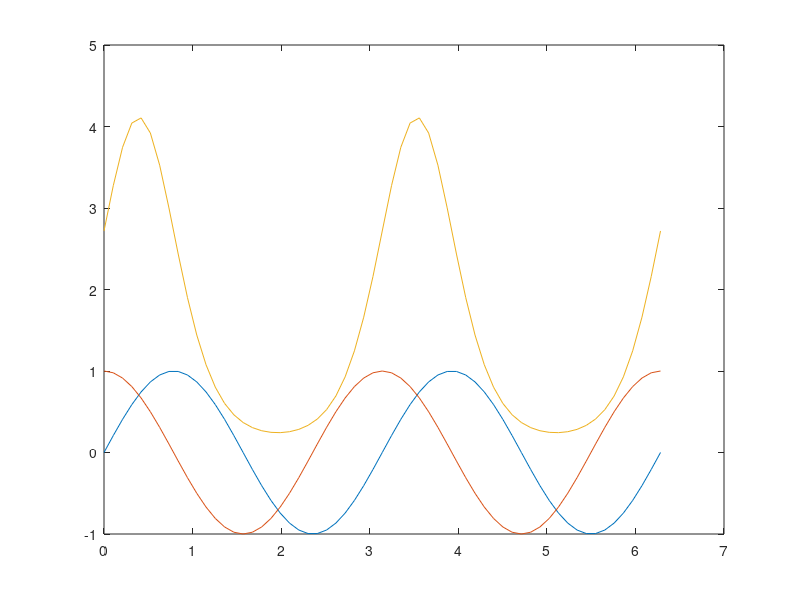

The MATLAB source for this figure: (Note: this script raises an error after producing the figure.)
%% plot_ex14.m - Plot Handle.
% Part 1. Plot figure and get a handle: HG
clf                                 % Clear current figure
t = 0:pi/30:2*pi;
GH = [sin(2*t); cos(2*t); exp(sin(2*t)+cos(2*t));];
HG = plot(t, GH); shg
%% Part 2. Change plot properties
% Set Line Color
HG(1).Color='r';                    % HG(1).color = [1 0 0]; % Alternative    
HG(2).Color='g';                    % HG(2).color = [0 1 0]  % Alternative  
HG(3).Color='b';                    % HG(3).color = [0 0 1]  % Alternative
% Set Line Type
HG(1).LineStyle = '-';
HG(2).LineStyle = '--';
HG(3).LineStyle = '-.';
% Set Line Width
HG(1).LineWidth = HG(1).LineWidth+0.5;
HG(2).LineWidth = HG(2).LineWidth+0.5;
HG(3).LineWidth = HG(3).LineWidth+0.5;
% Set Marker type
set(HG(1), 'marker', 'p')           % Marker is a Pentagon      
set(HG(2), 'marker', 'd')           % Marker is a Diamond 
set(HG(3), 'marker', 'o')           % Marker is a Circle 
% Set Marker size
set(HG(1), 'MarkerSize', 5)             
set(HG(2), 'MarkerSize', 7)             
set(HG(3), 'MarkerSize', 9)   
% Set Marker Face color
set(HG(1), 'markerfacecolor', [1 0 1])  
set(HG(2), 'markerfacecolor', [0 1 1])  
set(HG(3), 'markerfacecolor', [1 1 0]) 
title('\fontsize{11} G(\alpha) vs. \alpha. [\alpha = 0:\pi/30:2\pi]')
xlabel('\alpha'), ylabel 'F(\alpha)', grid on, axis tight
legend('sin(2\alpha)', 'cos(2\alpha)',...
    'e^{sin(2\alpha)+cos(2\alpha)}')
